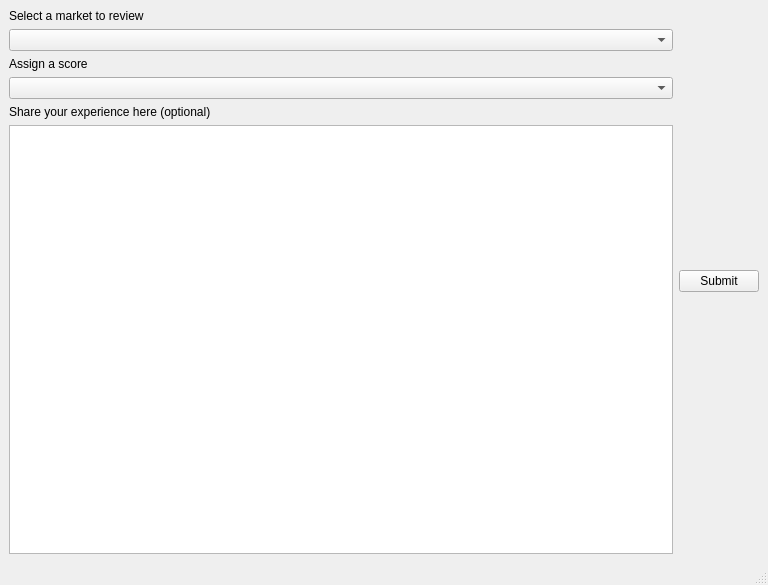
<?xml version="1.0" encoding="UTF-8"?>
<ui version="4.0">
 <class>review_window</class>
 <widget class="QMainWindow" name="review_window">
  <property name="geometry">
   <rect>
    <x>0</x>
    <y>0</y>
    <width>768</width>
    <height>585</height>
   </rect>
  </property>
  <property name="windowTitle">
   <string>MainWindow</string>
  </property>
  <widget class="QWidget" name="centralwidget">
   <layout class="QHBoxLayout" name="horizontalLayout">
    <item>
     <layout class="QVBoxLayout" name="verticalLayout">
      <item>
       <widget class="QLabel" name="lblSelect">
        <property name="text">
         <string>Select a market to review</string>
        </property>
       </widget>
      </item>
      <item>
       <widget class="QComboBox" name="cbMarketSelect"/>
      </item>
      <item>
       <widget class="QLabel" name="lblScore">
        <property name="text">
         <string>Assign a score</string>
        </property>
       </widget>
      </item>
      <item>
       <widget class="QComboBox" name="cbScores"/>
      </item>
      <item>
       <widget class="QLabel" name="lblText">
        <property name="text">
         <string>Share your experience here (optional)</string>
        </property>
       </widget>
      </item>
      <item>
       <widget class="QTextEdit" name="tReviewBody"/>
      </item>
     </layout>
    </item>
    <item>
     <layout class="QVBoxLayout" name="verticalLayout_9">
      <item>
       <widget class="QPushButton" name="btnReview">
        <property name="text">
         <string>Submit</string>
        </property>
       </widget>
      </item>
     </layout>
    </item>
    <item>
     <layout class="QHBoxLayout" name="horizontalLayout_6"/>
    </item>
   </layout>
  </widget>
  <widget class="QMenuBar" name="menubar">
   <property name="geometry">
    <rect>
     <x>0</x>
     <y>0</y>
     <width>768</width>
     <height>22</height>
    </rect>
   </property>
  </widget>
  <widget class="QStatusBar" name="statusbar"/>
 </widget>
 <resources/>
 <connections/>
</ui>
